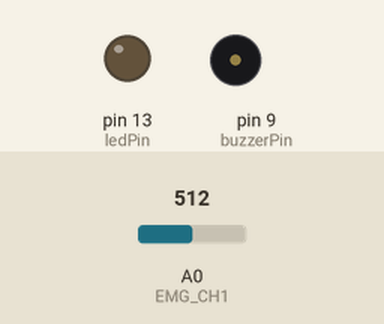
Recording of a sketch running on a simulated Arduino Nano, built with avr-gcc and run on an emulated ATmega328P. Shown: output pins drawn as LEDs (lit = HIGH), buzzer (waves = sounding, pin HIGH). Inputs (shaded band) come from the test bench; at power-on: A0 (EMG_CH1) = 512.

Above: at 0.1 s.
At 47.1 s:
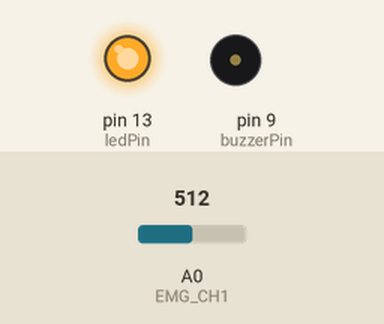
Timing chart, 0 to 48.6 s (numbered marks = the images above):
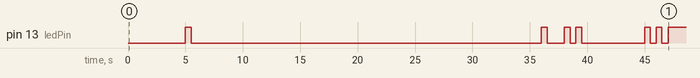

Measured:
- by itself, pin 13 (ledPin): HIGH → LOW at 5.5 s, → HIGH 30.5 s later, → LOW 0.50 s later, → HIGH 1.5 s later, … (12 changes in this stretch)

The sketch:

bruxism_detector.ino
```cpp
#include <MsTimer2.h>

static const unsigned int EMG_CH1 = 0;
static const unsigned int buzzerPin = 9;
static const unsigned int ledPin = 13;
static const unsigned int sampleTime = 1;
static const double adcRef= 5.00;
static const unsigned int adcRes = 1023;
static const double adcConv = adcRef/adcRes;

volatile unsigned int emg = 0;
double emgMean = 0.00;
double emgMovav = 0.00;
double emgMvc = 0.00;
volatile unsigned int sOK = 0;
unsigned int i = 0, k = 0;

/* sampling reads the ADC every 1 ms with the MsTimer2 interrupt. */
void sampling()
{
    emg = analogRead(EMG_CH1);
    sOK = 1; // sOK indicates that there is a new sample
}

/* meanCalc computes the mean value of the EMG signal during a period of
meanSamples. The mean value of the signal is its baseline. This value is
subtracted from the measured EMG signals to have a baseline of 0 V. */
void meanCalc(unsigned int meanSamples)
{
    while(i < meanSamples)
    {
        delayMicroseconds(50);
        if(sOK==1)
        {
            sOK = 0;
            i++;
            emgMean = emgMean + emg*adcConv;
        }
    }
    i = 0;
    emgMean = emgMean/meanSamples;
}

/* movAv computes the running moving average of the EMG signal. First, the
baseline of the signal is lowered to 0 V, to be able to rectify it. The running
moving average rectifies and smooths the signal (acts as a low pass filter),
returning the amplitude of the signal. */
void movAv()
{
    double emgZero = emg*adcConv - emgMean; // Signal with 0 V baseline
    emgMovav = emgMovav*0.99 + abs(emgZero)*0.01; // Rectified and smoothed signal
}

/* mvcCalc computes the maximum voluntary contraction, the maximum force the
user is able to exert. This value is used to compute the activation threshold */
void mvcCalc(unsigned int mvcSamples)
{
    while(i < mvcSamples)
    {
        delayMicroseconds(50);
        if(sOK==1)
        {
            sOK = 0;
            i++;
            movAv();
            if(emgMovav > emgMvc) {
                emgMvc = emgMovav;
            }
        }
    }
    i = 0;
    emgMovav = 0.00;
}

/* blinkLED blinks a led "repeat" times with a "bTime" interval between on and off */
void blinkLED(unsigned int repeat,unsigned int bTime)
{
    for(i=0;i<repeat;i++)
    {
        digitalWrite(ledPin,HIGH);
        delay(bTime);
        digitalWrite(ledPin,LOW);
        delay(bTime);
    }
}

void setup() {
    pinMode(EMG_CH1,INPUT);
    pinMode(ledPin,OUTPUT);
    pinMode(buzzerPin,OUTPUT);
    MsTimer2::set(sampleTime, sampling);
    MsTimer2::start();
    Serial.begin(250000);

    /* System calibration */
    delay(5000);
    /* Calibration step #1: calculate the baseline of the signal during 30 s */
    blinkLED(1,500); // LED indicates calibration step #1 start
    meanCalc(30000);
    blinkLED(1,500); // LED indicates calibration step #1 end
    delay(1000);
    /* Calibration step #2: calculate the maximum voluntary contraction during 5 s*/
    blinkLED(2,500); // LED indicates calibration step #2 start
    mvcCalc(5000);
    blinkLED(2,500); // LED indicates calibration step #2 end
}

void loop() {
    movAv(); // Gets the amplitude of the measured EMG signal

    /* If the amplitude of the EMG signal is greater that a 35% of the MVC, the
    user is warned with a visual alert (LED) and an audible alarm (buzzer). */
    if(emgMovav > 0.35*emgMvc) {
        digitalWrite(ledPin, HIGH);
        analogWrite(buzzerPin,500); // Adjusts the volume of the buzzer
        delayMicroseconds(1275); // Sets the tone of the buzzer
    }
    else {
        digitalWrite(ledPin, LOW);
        analogWrite(buzzerPin,0);
        delayMicroseconds(1275);
    }
    // delay(2);
    // Serial.println(emgMovav);
}
```
